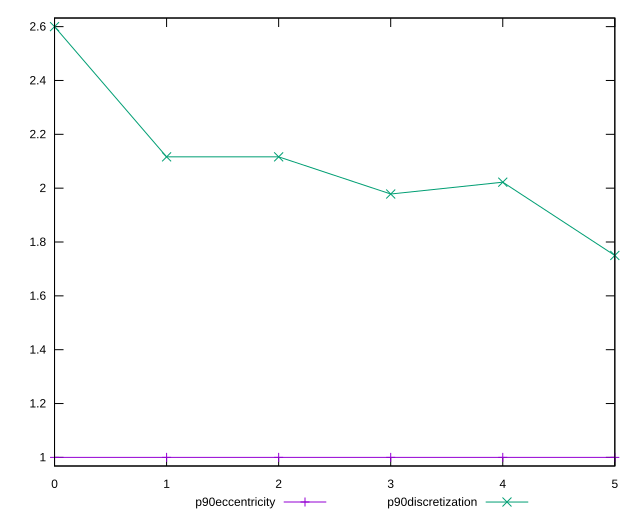

gnuplot code for this plot:
reset

$p90Eccentricity <<EOF
0 0.9999999999999996
1 1.0000000000000002
2 1.0000000000000004
3 1.0000000000000007
4 1.0000000000000018
5 1
EOF

$p90Discretization <<EOF
0 2.6
1 2.116279069767442
2 2.116279069767442
3 1.9782608695652173
4 2.022222222222222
5 1.75
EOF

set key outside below
set xrange [0:5]
set yrange [0.9679999999999995:2.632]
set trange [0.9679999999999995:2.632]
set terminal svg size 640, 520 enhanced background rgb 'white'
set output "reprap/uses-text-compression/progression/eccentricity.svg"

plot $p90Eccentricity title "p90eccentricity" with linespoints, \
     $p90Discretization title "p90discretization" with linespoints

reset
